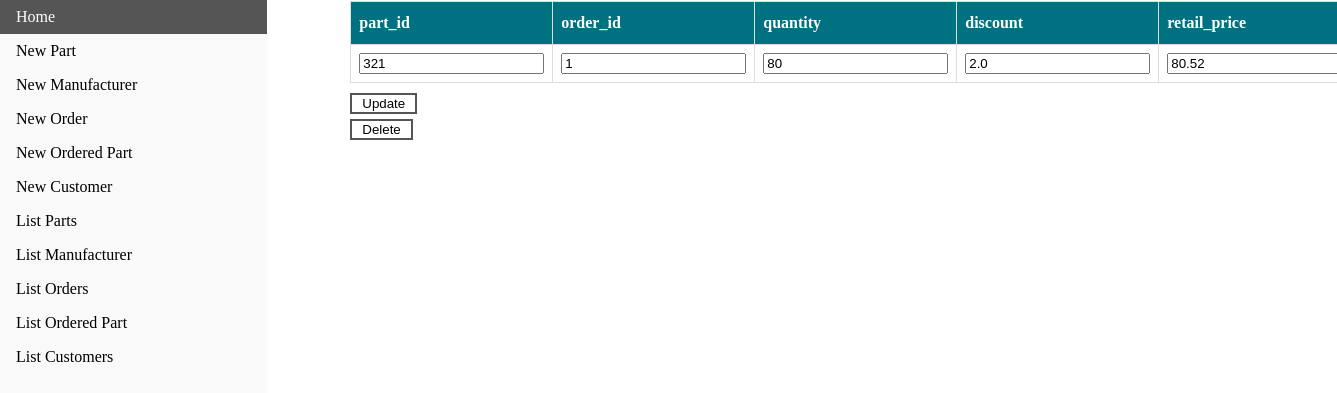
The page /display/ordered_part/321/1 on the database its author committed.
### tables this page shows
CREATE TABLE ordered_part (
part_id INTEGER NOT NULL,
order_id INTEGER NOT NULL,
quantity INTEGER NOT NULL,
discount REAL NOT NULL,
retail_price REAL NOT NULL,
PRIMARY KEY (part_id, order_id),
FOREIGN KEY (part_id) REFERENCES part(part_id),
FOREIGN KEY (order_id) REFERENCES 'order'(order_id));

### webpage.py (the view)
@app.route('/display/<itype>/<ident1>/<ident2>')
@app.route('/display/<itype>/<ident1>')
@app.route('/display')
def display(itype,ident1='Anon',ident2='Anon'):
    if itype == 'Anon':
        return render_template('index.html', msg="Enter a type to see a list")
    primk = {'part': 'part_id',
             'manufacturer': 'name',
             'customer': 'cust_id',
             'order': 'order_id'}
    con = sql.connect("test3.db")
    cur = con.cursor()
    if itype == 'ordered_part':
        com = 'SELECT * FROM ordered_part WHERE part_id=' + ident1 + ' AND order_id=' + ident2
        cur.execute(com)
        row = cur.fetchone()
        names = [description[0] for description in cur.description]
        tname = itype
        return render_template('display.html', row = row, names = names, tname=tname)
    cur.execute("SELECT * FROM '{}' WHERE {}=?".format(itype, primk[itype]), (ident1,))
    row = cur.fetchone()
    names = [description[0] for description in cur.description]
    tname = itype
    return render_template('display.html', row=row, names=names, tname=tname)

### templates/display.html (shortened to what this page needs)
<!doctype html>
<html>
  <head>
    <link rel="stylesheet" type="text/css" href="{{ url_for('static', filename='css/button.css') }}">
    <link rel="stylesheet" type="text/css" href="{{ url_for('static', filename='css/navbar.css') }}" />
    <link rel="stylesheet" type="text/css" href="{{ url_for('static', filename='css/table.css') }}" />
  </head>
  <body>
    <ul>
			<li><a href="/" >Home</a></li>
			<li><a href="/insert/part">New Part</a></li>
			<li><a href="/insert/man">New Manufacturer</a></li>
			<li><a href="/insert/order">New Order</a></li>
			<li><a href="/insert/op">New Ordered Part</a></li>
			<li><a href="/insert/cust">New Customer</a></li>
			<li><a href="/list/part">List Parts</a></li>
			<li><a href="/list/manufacturer">List Manufacturer</a></li>
			<li><a href="/list/order">List Orders</a></li>
			<li><a href="/list/ordered_part">List Ordered Part</a></li>
			<li><a href="/list/customer">List Customers</a></li>
		</ul>
    <div id="tb" style="margin-left:25%;padding:1px 16px;height:100%;">
      <form action="{{ url_for("modify", itype=tname) }}" method="post">
      <table>
        <thead>
          <tr>
            {% for col in names %}
            <th>{{ col }}</th>
            {% endfor %}
          </tr>
        </thead>
          <tr>
          {% for i in row %}
	    {% if names[loop.index0] not in ["name", "order_id", "part_id", "cust_id"] or (tname == "part" and names[loop.index0] == "name") %}
	    <td><input type=text value='{{ i }}' name={{ names[loop.index0] }}></td>
	    {% else %}
	    <td><input type=text value='{{ i }}' name={{ names[loop.index0] }} readonly></td>
	    {% endif %}
          {% endfor %}
          </tr>
      </table>
      <input class="button" style="margin-top: 10px" type=submit value="Update">
    </form>
    {% if tname != "ordered_part" %}
    <form action="{{ url_for('delete', itype=tname, ident=row[0]) }}" method="post">
	    <input class="button" type="submit" value="Delete" />
    </form>
    {% else %}
    <form action="{{ url_for('delete', itype=tname, ident=row[0], ident2=row[1]) }}" method="post">
	    <input class="button" type="submit" value="Delete" />
    </form>
    {% endif %}
  <body>
</html>

### static/css/button.css (style rules this page uses)
.button { background-color: white; color: black; border: 2px solid #555555; padding-left: 10px; padding-right: 10px; margin-top: 5px; }

### static/css/navbar.css (style rules this page uses)
body { margin: 0; }
ul { list-style-type: none; margin: 0; padding: 0; width: 20vw; background-color: #f1f1f175; position: fixed; height: 100%; overflow: auto; }
li a { display: block; color: #000; padding: 8px 16px; text-decoration: none; }

### static/css/table.css (style rules this page uses)
div { border-radius: 5px; background-color: #ffffffea; }
table { font-family: MuseoSans; border-collapse: collapse; width: 100%; }
tr { border-bottom: 1px solid #f2f2f2; }
th, td { border: 1px solid #ddd; padding: 8px; }
th { padding-top: 12px; padding-bottom: 12px; text-align: left; background-color: rgb(0, 113, 128); color: white; }

### rows shown on the page
ordered_part: part_id "321", discount "2.0", retail_price "80.52"

### other values the page prints
{{ col }} "part_id" "order_id" "quantity" "discount" "retail_price"
